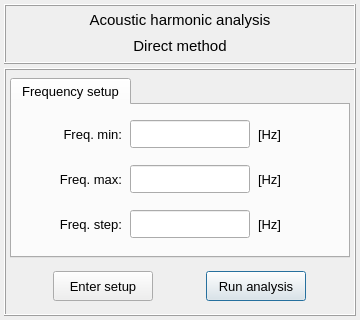
<?xml version="1.0" encoding="UTF-8"?>
<ui version="4.0">
 <class>Dialog</class>
 <widget class="QDialog" name="Dialog">
  <property name="windowModality">
   <enum>Qt::NonModal</enum>
  </property>
  <property name="geometry">
   <rect>
    <x>0</x>
    <y>0</y>
    <width>360</width>
    <height>320</height>
   </rect>
  </property>
  <property name="sizePolicy">
   <sizepolicy hsizetype="Fixed" vsizetype="Fixed">
    <horstretch>0</horstretch>
    <verstretch>0</verstretch>
   </sizepolicy>
  </property>
  <property name="minimumSize">
   <size>
    <width>360</width>
    <height>320</height>
   </size>
  </property>
  <property name="maximumSize">
   <size>
    <width>360</width>
    <height>320</height>
   </size>
  </property>
  <property name="contextMenuPolicy">
   <enum>Qt::DefaultContextMenu</enum>
  </property>
  <property name="windowTitle">
   <string>Harmonic analysis setup</string>
  </property>
  <property name="windowIcon">
   <iconset>
    <normaloff>../../../../../../Downloads/load - Copia.png</normaloff>../../../../../../Downloads/load - Copia.png</iconset>
  </property>
  <property name="whatsThis">
   <string/>
  </property>
  <layout class="QGridLayout" name="gridLayout">
   <property name="leftMargin">
    <number>4</number>
   </property>
   <property name="topMargin">
    <number>4</number>
   </property>
   <property name="rightMargin">
    <number>4</number>
   </property>
   <property name="bottomMargin">
    <number>4</number>
   </property>
   <property name="spacing">
    <number>4</number>
   </property>
   <item row="0" column="0">
    <widget class="QFrame" name="frame_title">
     <property name="minimumSize">
      <size>
       <width>0</width>
       <height>60</height>
      </size>
     </property>
     <property name="maximumSize">
      <size>
       <width>400</width>
       <height>60</height>
      </size>
     </property>
     <property name="frameShape">
      <enum>QFrame::Box</enum>
     </property>
     <property name="frameShadow">
      <enum>QFrame::Raised</enum>
     </property>
     <property name="lineWidth">
      <number>1</number>
     </property>
     <layout class="QGridLayout" name="gridLayout_2">
      <property name="leftMargin">
       <number>2</number>
      </property>
      <property name="topMargin">
       <number>2</number>
      </property>
      <property name="rightMargin">
       <number>2</number>
      </property>
      <property name="bottomMargin">
       <number>2</number>
      </property>
      <property name="spacing">
       <number>2</number>
      </property>
      <item row="0" column="0">
       <widget class="QLabel" name="label_title">
        <property name="minimumSize">
         <size>
          <width>0</width>
          <height>24</height>
         </size>
        </property>
        <property name="maximumSize">
         <size>
          <width>16777215</width>
          <height>24</height>
         </size>
        </property>
        <property name="font">
         <font>
          <family>MS Shell Dlg 2</family>
          <pointsize>11</pointsize>
          <weight>50</weight>
          <italic>false</italic>
          <bold>false</bold>
         </font>
        </property>
        <property name="text">
         <string>Acoustic harmonic analysis</string>
        </property>
        <property name="textFormat">
         <enum>Qt::AutoText</enum>
        </property>
        <property name="alignment">
         <set>Qt::AlignCenter</set>
        </property>
       </widget>
      </item>
      <item row="1" column="0">
       <widget class="QLabel" name="label_subtitle">
        <property name="minimumSize">
         <size>
          <width>0</width>
          <height>24</height>
         </size>
        </property>
        <property name="maximumSize">
         <size>
          <width>16777215</width>
          <height>24</height>
         </size>
        </property>
        <property name="font">
         <font>
          <family>MS Shell Dlg 2</family>
          <pointsize>11</pointsize>
          <weight>50</weight>
          <italic>false</italic>
          <bold>false</bold>
         </font>
        </property>
        <property name="text">
         <string>Direct method</string>
        </property>
        <property name="textFormat">
         <enum>Qt::AutoText</enum>
        </property>
        <property name="alignment">
         <set>Qt::AlignCenter</set>
        </property>
       </widget>
      </item>
     </layout>
    </widget>
   </item>
   <item row="1" column="0">
    <widget class="QFrame" name="frame_main">
     <property name="minimumSize">
      <size>
       <width>0</width>
       <height>0</height>
      </size>
     </property>
     <property name="maximumSize">
      <size>
       <width>400</width>
       <height>260</height>
      </size>
     </property>
     <property name="font">
      <font>
       <pointsize>2</pointsize>
      </font>
     </property>
     <property name="frameShape">
      <enum>QFrame::Box</enum>
     </property>
     <property name="frameShadow">
      <enum>QFrame::Raised</enum>
     </property>
     <layout class="QGridLayout" name="gridLayout_4">
      <property name="leftMargin">
       <number>4</number>
      </property>
      <property name="topMargin">
       <number>8</number>
      </property>
      <property name="rightMargin">
       <number>4</number>
      </property>
      <property name="bottomMargin">
       <number>4</number>
      </property>
      <property name="horizontalSpacing">
       <number>2</number>
      </property>
      <property name="verticalSpacing">
       <number>4</number>
      </property>
      <item row="0" column="0">
       <widget class="QTabWidget" name="tabWidget">
        <property name="maximumSize">
         <size>
          <width>360</width>
          <height>16777215</height>
         </size>
        </property>
        <property name="font">
         <font>
          <family>MS Shell Dlg 2</family>
          <pointsize>10</pointsize>
          <weight>50</weight>
          <italic>false</italic>
          <bold>false</bold>
         </font>
        </property>
        <property name="currentIndex">
         <number>0</number>
        </property>
        <widget class="QWidget" name="tab_setup">
         <attribute name="title">
          <string>Frequency setup</string>
         </attribute>
         <layout class="QGridLayout" name="gridLayout_5">
          <property name="leftMargin">
           <number>4</number>
          </property>
          <property name="topMargin">
           <number>4</number>
          </property>
          <property name="rightMargin">
           <number>4</number>
          </property>
          <property name="bottomMargin">
           <number>4</number>
          </property>
          <property name="horizontalSpacing">
           <number>8</number>
          </property>
          <item row="0" column="2">
           <widget class="QLineEdit" name="lineEdit_fmin">
            <property name="minimumSize">
             <size>
              <width>120</width>
              <height>28</height>
             </size>
            </property>
            <property name="maximumSize">
             <size>
              <width>120</width>
              <height>28</height>
             </size>
            </property>
            <property name="font">
             <font>
              <pointsize>10</pointsize>
             </font>
            </property>
            <property name="styleSheet">
             <string notr="true"/>
            </property>
            <property name="alignment">
             <set>Qt::AlignCenter</set>
            </property>
           </widget>
          </item>
          <item row="1" column="1">
           <widget class="QLabel" name="label_23">
            <property name="minimumSize">
             <size>
              <width>80</width>
              <height>28</height>
             </size>
            </property>
            <property name="maximumSize">
             <size>
              <width>80</width>
              <height>28</height>
             </size>
            </property>
            <property name="font">
             <font>
              <family>MS Shell Dlg 2</family>
              <pointsize>10</pointsize>
              <italic>false</italic>
             </font>
            </property>
            <property name="text">
             <string>Freq. max:</string>
            </property>
            <property name="alignment">
             <set>Qt::AlignRight|Qt::AlignTrailing|Qt::AlignVCenter</set>
            </property>
           </widget>
          </item>
          <item row="0" column="3">
           <widget class="QLabel" name="label_24">
            <property name="minimumSize">
             <size>
              <width>60</width>
              <height>28</height>
             </size>
            </property>
            <property name="maximumSize">
             <size>
              <width>60</width>
              <height>28</height>
             </size>
            </property>
            <property name="font">
             <font>
              <family>MS Shell Dlg 2</family>
              <pointsize>10</pointsize>
              <italic>false</italic>
             </font>
            </property>
            <property name="text">
             <string>[Hz]</string>
            </property>
            <property name="alignment">
             <set>Qt::AlignLeading|Qt::AlignLeft|Qt::AlignVCenter</set>
            </property>
           </widget>
          </item>
          <item row="1" column="2">
           <widget class="QLineEdit" name="lineEdit_fmax">
            <property name="minimumSize">
             <size>
              <width>120</width>
              <height>28</height>
             </size>
            </property>
            <property name="maximumSize">
             <size>
              <width>120</width>
              <height>28</height>
             </size>
            </property>
            <property name="font">
             <font>
              <pointsize>10</pointsize>
             </font>
            </property>
            <property name="styleSheet">
             <string notr="true"/>
            </property>
            <property name="alignment">
             <set>Qt::AlignCenter</set>
            </property>
           </widget>
          </item>
          <item row="0" column="1">
           <widget class="QLabel" name="label_22">
            <property name="minimumSize">
             <size>
              <width>80</width>
              <height>28</height>
             </size>
            </property>
            <property name="maximumSize">
             <size>
              <width>80</width>
              <height>28</height>
             </size>
            </property>
            <property name="font">
             <font>
              <family>MS Shell Dlg 2</family>
              <pointsize>10</pointsize>
              <italic>false</italic>
             </font>
            </property>
            <property name="text">
             <string>Freq. min:</string>
            </property>
            <property name="alignment">
             <set>Qt::AlignRight|Qt::AlignTrailing|Qt::AlignVCenter</set>
            </property>
           </widget>
          </item>
          <item row="0" column="0">
           <spacer name="horizontalSpacer">
            <property name="orientation">
             <enum>Qt::Horizontal</enum>
            </property>
            <property name="sizeHint" stdset="0">
             <size>
              <width>40</width>
              <height>20</height>
             </size>
            </property>
           </spacer>
          </item>
          <item row="2" column="2">
           <widget class="QLineEdit" name="lineEdit_fstep">
            <property name="minimumSize">
             <size>
              <width>120</width>
              <height>28</height>
             </size>
            </property>
            <property name="maximumSize">
             <size>
              <width>120</width>
              <height>28</height>
             </size>
            </property>
            <property name="font">
             <font>
              <pointsize>10</pointsize>
             </font>
            </property>
            <property name="styleSheet">
             <string notr="true"/>
            </property>
            <property name="alignment">
             <set>Qt::AlignCenter</set>
            </property>
           </widget>
          </item>
          <item row="2" column="3">
           <widget class="QLabel" name="label_26">
            <property name="minimumSize">
             <size>
              <width>60</width>
              <height>28</height>
             </size>
            </property>
            <property name="maximumSize">
             <size>
              <width>60</width>
              <height>28</height>
             </size>
            </property>
            <property name="font">
             <font>
              <family>MS Shell Dlg 2</family>
              <pointsize>10</pointsize>
              <italic>false</italic>
             </font>
            </property>
            <property name="text">
             <string>[Hz]</string>
            </property>
            <property name="alignment">
             <set>Qt::AlignLeading|Qt::AlignLeft|Qt::AlignVCenter</set>
            </property>
           </widget>
          </item>
          <item row="1" column="3">
           <widget class="QLabel" name="label_25">
            <property name="minimumSize">
             <size>
              <width>60</width>
              <height>28</height>
             </size>
            </property>
            <property name="maximumSize">
             <size>
              <width>60</width>
              <height>28</height>
             </size>
            </property>
            <property name="font">
             <font>
              <family>MS Shell Dlg 2</family>
              <pointsize>10</pointsize>
              <italic>false</italic>
             </font>
            </property>
            <property name="text">
             <string>[Hz]</string>
            </property>
            <property name="alignment">
             <set>Qt::AlignLeading|Qt::AlignLeft|Qt::AlignVCenter</set>
            </property>
           </widget>
          </item>
          <item row="2" column="1">
           <widget class="QLabel" name="label_21">
            <property name="minimumSize">
             <size>
              <width>80</width>
              <height>28</height>
             </size>
            </property>
            <property name="maximumSize">
             <size>
              <width>80</width>
              <height>28</height>
             </size>
            </property>
            <property name="font">
             <font>
              <family>MS Shell Dlg 2</family>
              <pointsize>10</pointsize>
              <italic>false</italic>
             </font>
            </property>
            <property name="text">
             <string> Freq. step:</string>
            </property>
            <property name="alignment">
             <set>Qt::AlignRight|Qt::AlignTrailing|Qt::AlignVCenter</set>
            </property>
           </widget>
          </item>
          <item row="0" column="4">
           <spacer name="horizontalSpacer_2">
            <property name="orientation">
             <enum>Qt::Horizontal</enum>
            </property>
            <property name="sizeHint" stdset="0">
             <size>
              <width>40</width>
              <height>20</height>
             </size>
            </property>
           </spacer>
          </item>
         </layout>
        </widget>
       </widget>
      </item>
      <item row="1" column="0">
       <widget class="QFrame" name="frame_buttons">
        <property name="minimumSize">
         <size>
          <width>0</width>
          <height>48</height>
         </size>
        </property>
        <property name="maximumSize">
         <size>
          <width>16777215</width>
          <height>48</height>
         </size>
        </property>
        <property name="frameShape">
         <enum>QFrame::NoFrame</enum>
        </property>
        <property name="frameShadow">
         <enum>QFrame::Raised</enum>
        </property>
        <layout class="QGridLayout" name="gridLayout_3">
         <property name="leftMargin">
          <number>2</number>
         </property>
         <property name="topMargin">
          <number>2</number>
         </property>
         <property name="rightMargin">
          <number>2</number>
         </property>
         <property name="bottomMargin">
          <number>2</number>
         </property>
         <property name="horizontalSpacing">
          <number>12</number>
         </property>
         <property name="verticalSpacing">
          <number>2</number>
         </property>
         <item row="0" column="1">
          <widget class="QPushButton" name="run_analysis_button">
           <property name="minimumSize">
            <size>
             <width>100</width>
             <height>30</height>
            </size>
           </property>
           <property name="maximumSize">
            <size>
             <width>100</width>
             <height>30</height>
            </size>
           </property>
           <property name="font">
            <font>
             <family>MS Shell Dlg 2</family>
             <pointsize>10</pointsize>
             <weight>50</weight>
             <italic>false</italic>
             <bold>false</bold>
            </font>
           </property>
           <property name="styleSheet">
            <string notr="true"/>
           </property>
           <property name="text">
            <string>Run analysis</string>
           </property>
          </widget>
         </item>
         <item row="0" column="0">
          <widget class="QPushButton" name="enter_setup_button">
           <property name="minimumSize">
            <size>
             <width>100</width>
             <height>30</height>
            </size>
           </property>
           <property name="maximumSize">
            <size>
             <width>100</width>
             <height>30</height>
            </size>
           </property>
           <property name="font">
            <font>
             <family>MS Shell Dlg 2</family>
             <pointsize>10</pointsize>
             <weight>50</weight>
             <italic>false</italic>
             <bold>false</bold>
            </font>
           </property>
           <property name="styleSheet">
            <string notr="true"/>
           </property>
           <property name="text">
            <string>Enter setup</string>
           </property>
          </widget>
         </item>
        </layout>
       </widget>
      </item>
     </layout>
    </widget>
   </item>
  </layout>
 </widget>
 <tabstops>
  <tabstop>tabWidget</tabstop>
  <tabstop>lineEdit_fmin</tabstop>
  <tabstop>lineEdit_fmax</tabstop>
  <tabstop>lineEdit_fstep</tabstop>
  <tabstop>enter_setup_button</tabstop>
  <tabstop>run_analysis_button</tabstop>
 </tabstops>
 <resources/>
 <connections/>
</ui>
